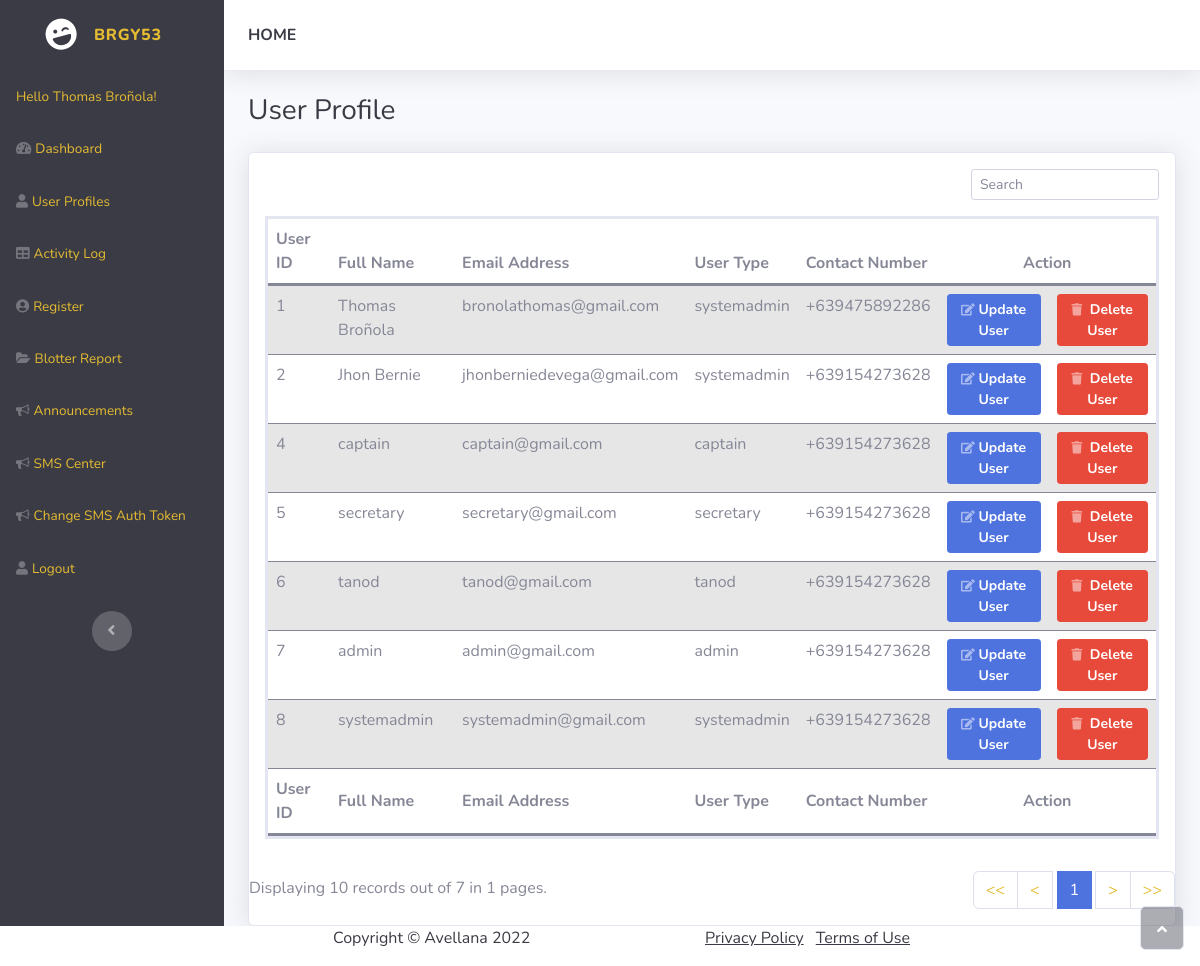
Page /layouts/profile.php (signed in) on the earlier database version.
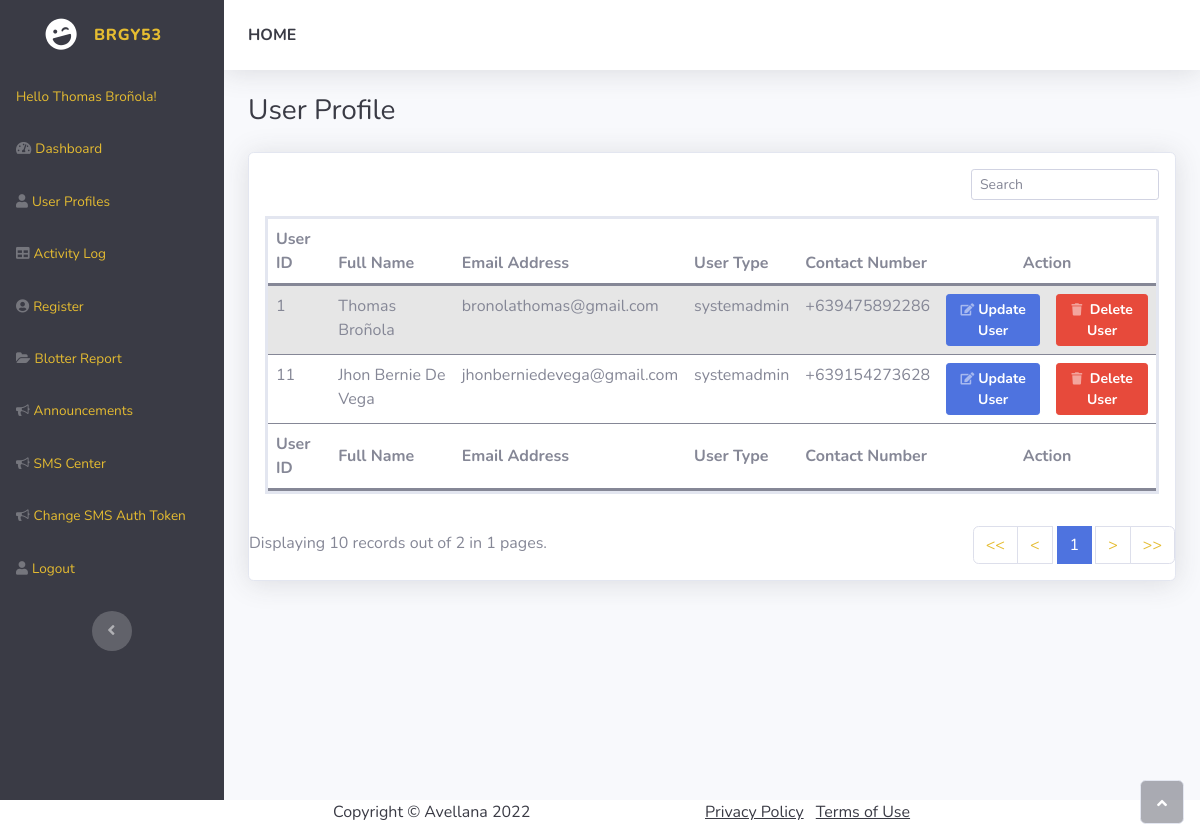
Same page on the later database version.
### tables this page shows
CREATE TABLE `users` (
  `user_id` int(128) NOT NULL,
  `email` varchar(128) NOT NULL,
  `user_password` varchar(128) NOT NULL,
  `user_type` varchar(128) NOT NULL,
  `full_name` varchar(128) NOT NULL,
  `user_contact` varchar(13) NOT NULL
);

### layouts/profile.php (the view, shortened to what this page needs)
<!DOCTYPE html>
<html>
<head>
    <link rel="stylesheet" href="../adminAssets/bootstrap/css/bootstrap.min.css">
    <link rel="stylesheet" href="../adminAssets/fonts/fontawesome-all.min.css">
    <link rel="stylesheet" href="../adminAssets/fonts/font-awesome.min.css">
    <link rel="stylesheet" href="../adminAssets/fonts/fontawesome5-overrides.min.css">
    <link rel="stylesheet" href="../assets/css/mstyles.css">
</head>
<?php
include_once '../HF/adminNavigations.php';
if(isset($_GET['page'])){
    $page = $_GET['page'];
}
else{
    $page = 1;
}
$num_per_page = 10;
$start_from = ($page-1)*10;
$sql = "SELECT * FROM `users` LIMIT $start_from,$num_per_page";
$stmt = $conn->query($sql);
?>
            <div class="container-fluid">
                    <h3 class="text-dark mb-4">User Profile</h3>
                    <div class="card shadow">
                        <div class="card-body">
                            <div class="row">
                                <div class="col-md-6 text-nowrap">
                                </div>
                                <div class="col-md-6">
                                    <div class="text-md-end dataTables_filter" id="dataTable_filter"><label class="form-label">
                                        <input type="search" id="profile-search" autofocus class="form-control form-control-sm" aria-controls="dataTable" placeholder="Search"></label></div>
                                </div>
                            </div>
                                <div class="table-responsive table mt-2" id="dataTable" role="grid" aria-describedby="dataTable_info" style="border-style: solid;">
                                <table class="table my-0 table-striped" id="dataTable">
                                    <thead style="border-bottom: solid;">
                                        <tr>
                                            <th>User ID</th>
                                            <th>Full Name</th>
                                            <th>Email Address</th>
                                            <th>User Type</th>
                                            <th>Contact Number</th>
                                            <th colspan="2" class="text-center">Action</th>
                                        </tr>
                                    </thead>
                                    <tbody style="border-bottom: 3px;">
                                        <?php
                                            while ($row = $stmt->fetch_assoc()): ?>
                                                <tr>
                                                    <td><?php echo $row['user_id']; ?></td>
                                                    <td><?php echo $row['full_name']; ?></td>
                                                    <td><?php echo $row['email']; ?></td>
                                                    <td><?php echo $row['user_type']; ?></td>
                                                    <td><?php echo $row['user_contact']; ?></td>
                                                    <td class="text-center">
                                                        <a class="fw-bold btn btn-primary btn-sm d-none d-sm-inline-block" role="button" id="clickUpdate" data-bs-toggle="modal" href="#modal-edit-user<?php echo $row['user_id'];?>"><i class="fw-bold far fa-edit fa-sm text-white-50"></i> Update User</a>
                                                    </td>
                                                    <td class="text-center">
                                                        <a class="fw-bold btn btn-danger btn-sm d-none d-sm-inline-block" role="button" id="clickDelete" data-bs-toggle="modal" href="#del-user-modal-message<?php echo $row['user_id'];?>"><i class="fas fa-trash fa-sm text-white-50"></i>  Delete User</a>
                                                    </td>
                                                </tr>
                                            <?php endwhile; ?>
                                    </tbody>
                                    <tfoot style="border-bottom: solid;">
                                        <tr>
                                            <td><strong>User ID</strong></td>
                                            <td><strong>Full Name</strong></td>
                                            <td><strong>Email Address</strong></td>
                                            <td><strong>User Type</strong></td>
                                            <td><strong>Contact Number</strong></td>
                                            <td colspan="2" class="text-center"><strong>Action</strong></td>
                                        </tr>
                                    </tfoot>
                                </table>
                            </div>
                            </div>
                            <div class="row">
                                <div class="col-md-6" style="margin-top:5px;">
                                    <?php
                                        $pr_query = "SELECT * FROM `users`";
                                        $pr_result = mysqli_query($conn, $pr_query);
                                        $total_record = mysqli_num_rows($pr_result);
                                        $total_page = ceil($total_record/$num_per_page);
                                        echo "Displaying 10 records out of ".$total_record.' in '.$total_page.' pages.';
                                    ?>
                                </div>
                                <div class="col-md-6">
                                    <nav class="d-lg-flex justify-content-lg-end dataTables_paginate paging_simple_numbers">
                                        <ul class="pagination">
                                            <?php
                                            if  ($page == 1){
                                                $prev = 1;
                                            }
                                            else{
                                                $prev = $page -1;
                                            }
                                            if ($total_page == 1){
                                                $next = 1;
                                            }
                                            else{
                                                $next = $page + 1;
                                            }
                                            $start = 1;
                                            $i = $page;
                                            echo "
                                            <li class='page-item'><a class='page-link' href='profile.php?page=".$start."' aria-label='First'><span aria-hidden='true'><<</span></a></li>
                                            <li class='page-item'><a class='page-link' href='profile.php?page=".$prev."' aria-label='Previous'><span aria-hidden='true'><</span></a></li>
                                            ";
                                                if($total_page==1){
                                                    echo "<li class='page-item active'><a class='page-link' style='margin-left:4px; margin-right:4px;' href='profile.php?page=".$start."'>$i</a></li>";
                                                }
                                            echo "
                                            <li class='page-item'><a class='page-link' href='profile.php?page=".$next."' aria-label='Next'><span aria-hidden='true'>></span></a></li>
                                            <li class='page-item'><a class='page-link' href='profile.php?page=".$total_page."' aria-label='Last'><span aria-hidden='true'>>></span></a></li>
                                            ";
                                            ?>
                                        </ul>
                                    </nav>
                                </div>
                        </div>
                    </div>
                </div>
        </div><a class="border rounded d-inline scroll-to-top" href="#page-top"><i class="fas fa-angle-up"></i></a>
<?php
    include_once '../HF/footer.php';
?>
</body>
</html>

### HF/adminNavigations.php (shortened to what this page needs)
<!DOCTYPE html>
<html>
<head>
    <link rel="stylesheet" href="../adminAssets/bootstrap/css/bootstrap.min.css">
    <link rel="stylesheet" href="../adminAssets/fonts/fontawesome-all.min.css">
    <link rel="stylesheet" href="../adminAssets/fonts/font-awesome.min.css">
    <link rel="stylesheet" href="../adminAssets/fonts/fontawesome5-overrides.min.css">
    <link rel="stylesheet" href="adminAssets/css/mstyles.css">
</head>
<body id="page-top">
    <div id="wrapper">
    <nav class="navbar navbar-dark align-items-start sidebar sidebar-dark accordion bg-dark p-0">
            <div class="container-fluid d-flex flex-column p-0"><a class="navbar-brand d-flex justify-content-center align-items-center sidebar-brand m-0" href="../index.php">
                    <div class="sidebar-brand-icon rotate-n-15"><i class="fas fa-laugh-wink" href="../index.php"></i></div>
                    <div class="sidebar-brand-text mx-3"><span>Brgy53</span></div>
                </a>
                <ul class="navbar-nav text-light" id="accordionSidebar">
                    <?php
                    if ($_SESSION["user_type"] == "systemadmin"){
                        echo '
                        <li class="nav-item"><a class="nav-link"><span>Hello '.$_SESSION["full_name"].'!</span></a></li>
                        <li class="nav-item"><a class="nav-link" href="SystemAdmin.php"><i class="fas fa-tachometer-alt"></i><span>Dashboard</span></a></li>
                        <li class="nav-item"><a class="nav-link" href="profile.php"><i class="fas fa-user"></i><span>User Profiles</span></a></li>
                        <li class="nav-item"><a class="nav-link" href="admin.php"><i class="fas fa-table"></i><span>Activity Log</span></a></li>
                        <li class="nav-item"><a class="nav-link" href="register.php"><i class="fas fa-user-circle"></i><span>Register</span></a></li>
                        <li class="nav-item"><a class="nav-link" href="blotter.php"><i class="fa fa-folder-open"></i><span>Blotter Report</span></a></li>
                        <li class="nav-item"><a class="nav-link" href="announcement.php"><i class="fa fa-bullhorn"></i><span>Announcements</span></a></li>
                        <li class="nav-item"><a class="nav-link" href="sms.php"><i class="fa fa-bullhorn"></i><span>SMS Center</span></a></li>
                        <li class="nav-item"><a class="nav-link" href="sms-auth.php"><i class="fa fa-bullhorn"></i><span>Change SMS Auth Token</span></a></li>
                        <li class="nav-item"><a class="nav-link" href="../includes/logout.php"><i class="fas fa-user"></i><span>Logout</span></a></li>';
                    }
                    ?>
                </ul>
                <div class="text-center d-none d-md-inline"><button class="btn rounded-circle border-0" id="sidebarToggle" type="button"></button></div>
            </div>
        </nav>
        <div class="d-flex flex-column" id="content-wrapper">
            <div id="content">
                <nav class="navbar navbar-light navbar-expand bg-white shadow mb-4 topbar static-top">
                    <div class="container-fluid">
                        <?php
                            if ($_SESSION["user_type"] == "tanod") {
                                echo "<span> <a class='text-decoration-none text-dark fw-bold ' href='../layouts/Tanod.php'>  HOME  </a> </span>   ";
                            }
                            elseif ($_SESSION["user_type"] == "systemadmin"){
                                echo "<span> <a class='text-decoration-none text-dark fw-bold ' href='../layouts/systemAdmin.php'>  HOME  </a> </span>   ";
                            }
                            elseif ($_SESSION["user_type"] == "admin" || $_SESSION["user_type"] == "captain" || $_SESSION["user_type"] == "secretary"){
                                echo "<span> <a class='text-decoration-none text-dark fw-bold ' href='../layouts/admin.php'>  HOME  </a> </span>   ";
                            }
                        ?>
                    </div>
                </nav>
</body>

### HF/footer.php (shortened to what this page needs)
<?php
    if ($_SESSION["user_type"] == "admin" || $_SESSION["user_type"] == "captain" || $_SESSION["user_type"] == "secretary" || $_SESSION["user_type"] == "systemadmin"){
        echo '
        <footer>
            <div class="container">
                <div class="row">
                <div class="col-md-3"></div>
                    <div class="col-md-4"><span class="copyright text-dark">Copyright © Avellana 2022</span></div>
                    <div class="col-md-4">
                        <ul class="list-inline quicklinks">
                            <li class="list-inline-item"><a class="text-dark" href="#">Privacy Policy</a></li>
                            <li class="list-inline-item"><a class="text-dark" href="#">Terms of Use</a></li>
                        </ul>
                    </div>
                </div>
            </div>
        </footer>
        ';
    }
?>

### assets/css/mstyles.css (style rules this page uses)
span { color: #e5bc31; }

Differences in the rows shown:
removed users: user_id "2", full_name "Jhon Bernie", email "jhonberniedevega@gmail.com", user_type "systemadmin", user_contact "+639154273628"
removed users: user_id "4", full_name "captain", email "captain@gmail.com", user_type "captain", user_contact "+639154273628"
removed users: user_id "5", full_name "secretary", email "secretary@gmail.com", user_type "secretary", user_contact "+639154273628"
removed users: user_id "6", full_name "tanod", email "tanod@gmail.com", user_type "tanod", user_contact "+639154273628"
removed users: user_id "7", full_name "admin", email "admin@gmail.com", user_type "admin", user_contact "+639154273628"
removed users: user_id "8", full_name "systemadmin", email "systemadmin@gmail.com", user_type "systemadmin", user_contact "+639154273628"
added users: user_id "11", full_name "Jhon Bernie De Vega", email "jhonberniedevega@gmail.com", user_type "systemadmin", user_contact "+639154273628"
Other differences:
$total_record: "7" → "2"
